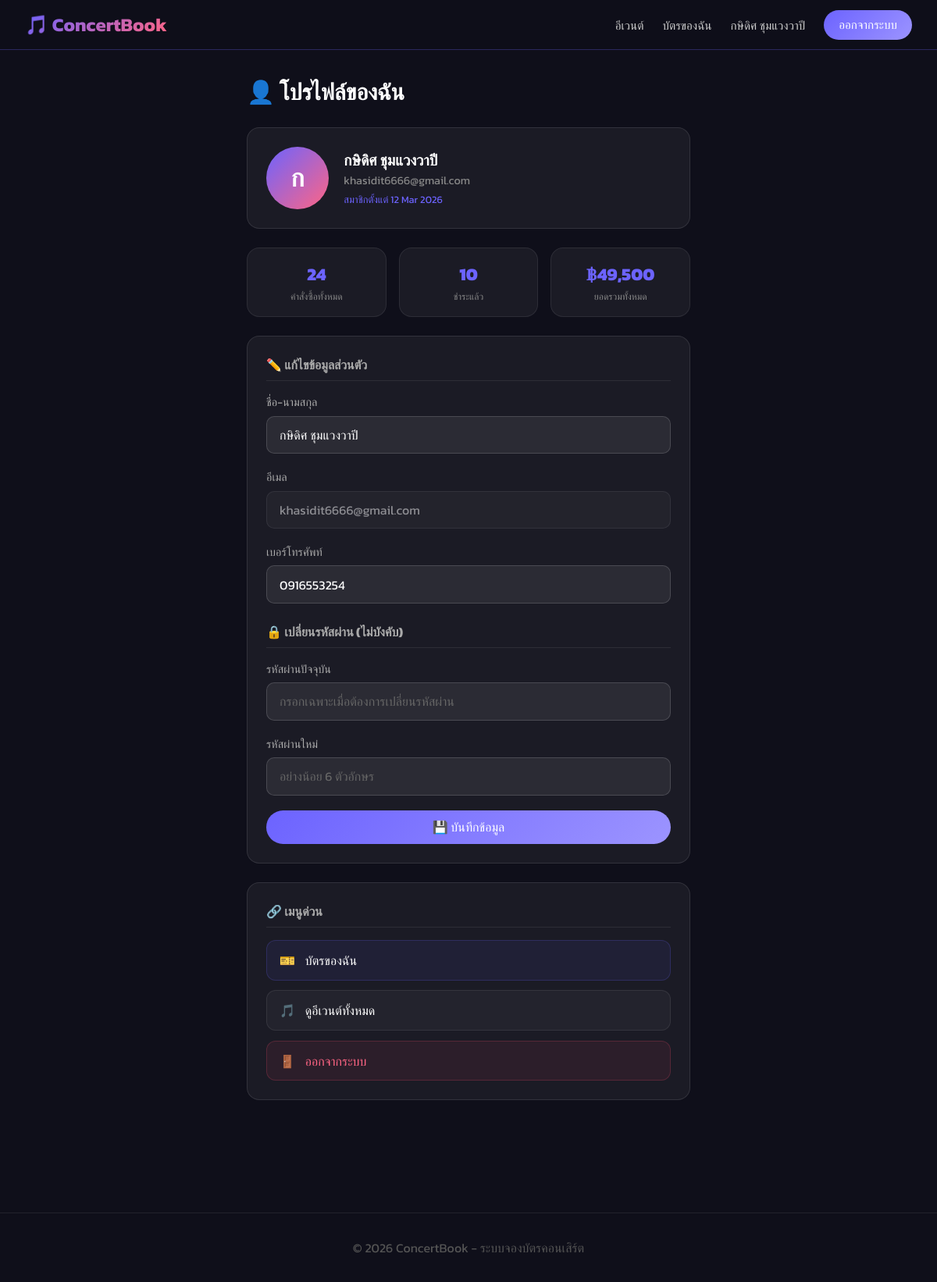
The app's page /profile.php (signed in) with its own data.
### tables this page shows
CREATE TABLE `users` (
  `id` int(11) NOT NULL,
  `username` varchar(50) NOT NULL,
  `email` varchar(100) NOT NULL,
  `password` varchar(255) NOT NULL,
  `full_name` varchar(100) NOT NULL,
  `phone` varchar(20) DEFAULT NULL,
  `created_at` timestamp NOT NULL DEFAULT current_timestamp(),
  `updated_at` timestamp NOT NULL DEFAULT current_timestamp() ON UPDATE current_timestamp()
);

### profile.php (the view, shortened to what this page needs)
<?php
$db = getDB();
$stmt = $db->prepare("SELECT * FROM users WHERE id = ?");
$stmt->execute([$_SESSION['user_id']]);
$user = $stmt->fetch();
$stat = $db->prepare("
    SELECT
        COUNT(*) as total_orders,
        SUM(total_amount) as total_spent,
        SUM(CASE WHEN status='paid' THEN 1 ELSE 0 END) as paid_orders
    FROM orders WHERE user_id = ?
");
$stat->execute([$_SESSION['user_id']]);
$stat = $stat->fetch();
include __DIR__ . '/../includes/header.php';
?>
<div class="profile-wrap">
    <h1 style="font-size:1.8rem;font-weight:700;margin-bottom:1.5rem;">👤 โปรไฟล์ของฉัน</h1>
    <div class="card" style="margin-bottom:1.5rem;">
        <div class="card-body">
            <div style="display:flex;align-items:center;gap:1.2rem;">
                <div class="profile-avatar">
                    <?= mb_substr($user['full_name'], 0, 1) ?>
                </div>
                <div>
                    <div style="font-size:1.2rem;font-weight:700;"><?= htmlspecialchars($user['full_name']) ?></div>
                    <div style="color:#888;font-size:.9rem;"><?= htmlspecialchars($user['email']) ?></div>
                    <div style="color:#6C63FF;font-size:.8rem;margin-top:.2rem;">
                        สมาชิกตั้งแต่ <?= date('d M Y', strtotime($user['created_at'])) ?>
                    </div>
                </div>
            </div>
        </div>
    </div>
    <div class="stat-grid">
        <div class="stat-card">
            <div class="stat-val"><?= $stat['total_orders'] ?></div>
            <div class="stat-label">คำสั่งซื้อทั้งหมด</div>
        </div>
        <div class="stat-card">
            <div class="stat-val"><?= $stat['paid_orders'] ?></div>
            <div class="stat-label">ชำระแล้ว</div>
        </div>
        <div class="stat-card">
            <div class="stat-val">฿<?= number_format($stat['total_spent'] ?? 0) ?></div>
            <div class="stat-label">ยอดรวมทั้งหมด</div>
        </div>
    </div>
    <div class="card" style="margin-bottom:1.5rem;">
        <div class="card-body">
            <div class="section-title">✏️ แก้ไขข้อมูลส่วนตัว</div>
            <form method="POST">
                <div class="form-group">
                    <label>ชื่อ-นามสกุล</label>
                    <input type="text" name="full_name" class="form-control"
                           value="<?= htmlspecialchars($user['full_name']) ?>" required>
                </div>
                <div class="form-group">
                    <label>อีเมล</label>
                    <input type="email" class="form-control"
                           value="<?= htmlspecialchars($user['email']) ?>" disabled
                           style="opacity:.5;cursor:not-allowed;">
                </div>
                <div class="form-group">
                    <label>เบอร์โทรศัพท์</label>
                    <input type="tel" name="phone" class="form-control"
                           value="<?= htmlspecialchars($user['phone'] ?? '') ?>"
                           placeholder="0812345678">
                </div>
                <div class="section-title" style="margin-top:1.5rem;">🔒 เปลี่ยนรหัสผ่าน (ไม่บังคับ)</div>
                <div class="form-group">
                    <label>รหัสผ่านปัจจุบัน</label>
                    <input type="password" name="current_password" class="form-control"
                           placeholder="กรอกเฉพาะเมื่อต้องการเปลี่ยนรหัสผ่าน">
                </div>
                <div class="form-group">
                    <label>รหัสผ่านใหม่</label>
                    <input type="password" name="new_password" class="form-control"
                           placeholder="อย่างน้อย 6 ตัวอักษร">
                </div>
                <button type="submit" class="btn btn-primary" style="width:100%;">
                    💾 บันทึกข้อมูล
                </button>
            </form>
        </div>
    </div>
    <div class="card">
        <div class="card-body">
            <div class="section-title">🔗 เมนูด่วน</div>
            <div style="display:flex;flex-direction:column;gap:.8rem;">
                <a href="<?= BASE_URL ?>/pages/Myticket.php"
                   style="display:flex;align-items:center;gap:.8rem;padding:.8rem 1rem;
                          background:rgba(108,99,255,.08);border:1px solid rgba(108,99,255,.2);
                          border-radius:12px;color:#fff;text-decoration:none;">
                    🎫 <span>บัตรของฉัน</span>
                </a>
                <a href="<?= BASE_URL ?>/pages/events.php"
                   style="display:flex;align-items:center;gap:.8rem;padding:.8rem 1rem;
                          background:rgba(255,255,255,.04);border:1px solid rgba(255,255,255,.08);
                          border-radius:12px;color:#fff;text-decoration:none;">
                    🎵 <span>ดูอีเวนต์ทั้งหมด</span>
                </a>
                <a href="<?= BASE_URL ?>/pages/logout.php"
                   style="display:flex;align-items:center;gap:.8rem;padding:.8rem 1rem;
                          background:rgba(255,77,109,.08);border:1px solid rgba(255,77,109,.2);
                          border-radius:12px;color:#ff6584;text-decoration:none;">
                    🚪 <span>ออกจากระบบ</span>
                </a>
            </div>
        </div>
    </div>
</div>
<?php include __DIR__ . '/../includes/footer.php'; ?>

### header.php (style rules this page uses)
* { margin: 0; padding: 0; box-sizing: border-box; }
body { font-family: 'Kanit', sans-serif; background: #0f0f1a; color: #fff; min-height: 100vh; }
.btn { display: inline-block; padding: .6rem 1.5rem; border-radius: 50px; border: none; cursor: pointer; font-family: 'Kanit', sans-serif; font-size: 1rem; text-decoration: none; transition: all .25s; }
.btn-primary { background: linear-gradient(135deg,#6C63FF,#9c94ff); color: #fff; }
.form-group { margin-bottom: 1.2rem; }
.form-group label { display: block; margin-bottom: .4rem; color: #aaa; font-size: .9rem; }
.form-control { width: 100%; padding: .7rem 1rem; background: rgba(255,255,255,.07); border: 1px solid rgba(255,255,255,.15); border-radius: 10px; color: #fff; font-family: 'Kanit', sans-serif; font-size: 1rem; transition: border-color .2s; }
.form-control::placeholder { color: #666; }
.card { background: rgba(255,255,255,.05); border: 1px solid rgba(255,255,255,.1); border-radius: 16px; overflow: hidden; }
.card-body { padding: 1.5rem; }

### profile.php (style rules this page uses)
.profile-wrap { max-width: 600px; margin: 0 auto; padding: 2rem 1rem 5rem; }
.profile-avatar { width: 80px; height: 80px; border-radius: 50%; background: linear-gradient(135deg, #6C63FF, #ff6584); display: flex; align-items: center; justify-content: center; font-size: 2rem; font-weight: 700; color: #fff; flex-shrink: 0; }
.stat-grid { display: grid; grid-template-columns: repeat(3, 1fr); gap: 1rem; margin-bottom: 1.5rem; }
.stat-card { background: rgba(255,255,255,.05); border: 1px solid rgba(255,255,255,.08); border-radius: 16px; padding: 1rem; text-align: center; }
.stat-card .stat-val { font-size: 1.4rem; font-weight: 800; color: #6C63FF; }
.stat-card .stat-label { font-size: .75rem; color: #888; margin-top: .2rem; }
.section-title { font-size: 1rem; font-weight: 700; color: #aaa; margin-bottom: 1rem; padding-bottom: .5rem; border-bottom: 1px solid rgba(255,255,255,.08); }

### records on screen
users: full_name "ก", full_name "กษิดิศ ชุมแวงวาปี", email "khasidit6666@gmail.com", created_at "12 Mar 2026", phone "0916553254"

### other values on screen
$_SESSION['full_name'] "กษิดิศ ชุมแวงวาปี"
$stat['total_orders'] "24"
$stat['paid_orders'] "10"
$stat['total_spent'] "49,500"
